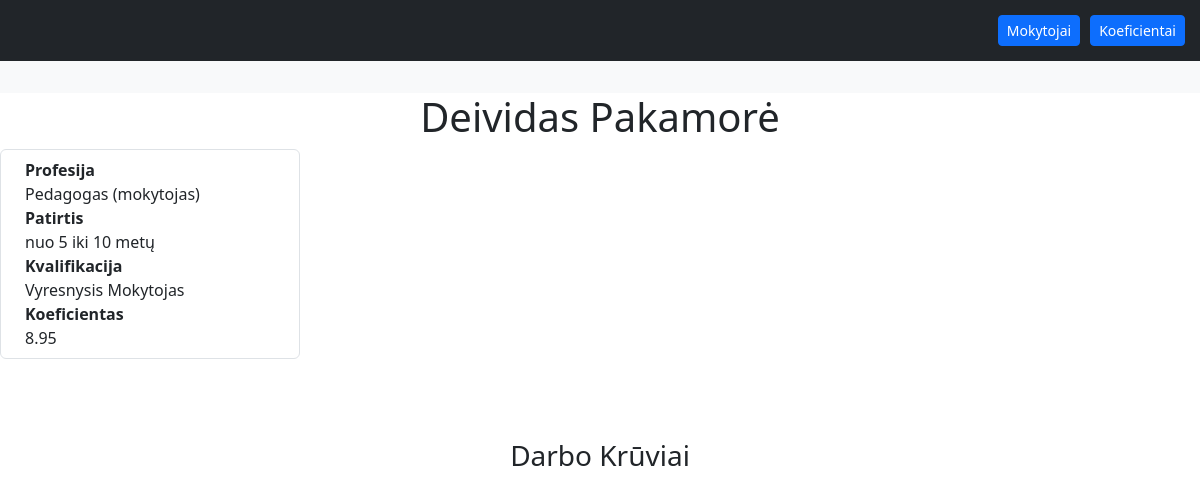
/employees/employee/2/, run on an earlier commit of the app's database.
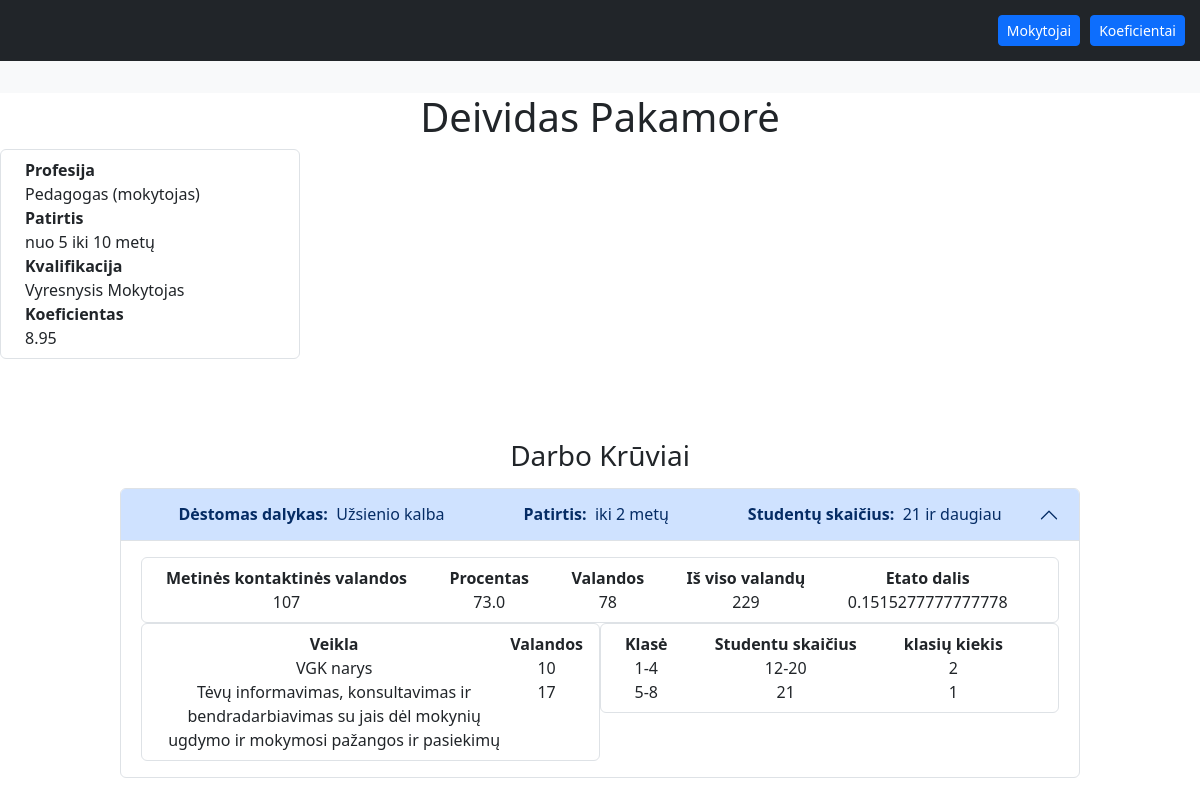
And on a later commit of the database.
### workload_calculator/models.py (models this page shows)
class Workload(models.Model):
    teacher = models.ForeignKey(Teacher, on_delete=models.CASCADE)
    contactless_hour_percent = models.ForeignKey(ContactlessHourPercent, models.CASCADE)
    contact_hours = models.IntegerField(null=True)
    contactless_hours = models.IntegerField(null=True)
    total_hours = models.IntegerField(null=True)
    etat_fraction = models.FloatField(null=True)

class ContactClasses(models.Model):
    CLASS_GRADES = (
        ('1-4', 'Kontaktinės 1-4 kl.'),
        ('5-8', 'Kontaktinės 5-8 kl.'),
    )
    SUTEDENT_COUNTS = (
        ('12-20', '12-20 mokinių klasėje'),
        ('21', '21 ir daugiau mokinių klasėje'),
    )
    workload = models.ForeignKey(Workload, default=None, null=True, on_delete=models.CASCADE)
    grade_range = models.CharField(max_length=100, choices=CLASS_GRADES)
    student_count_range = models.CharField(max_length=100, choices=SUTEDENT_COUNTS)
    classes_count = models.IntegerField()

### contactless_percent_calculator/models.py (models this page shows)
class ContactlessHourPercent(models.Model):
    TEACHING_SUBJECTS = (
        ('Pradinis ugdymas', 'Pradinis ugdymas'),
        ('Dorinis ugdymas', 'Dorinis ugdymas'),
        ('Lietuvių kalba, gimtoji kalba', 'Lietuvių kalba, gimtoji kalba'),
        ('Užsienio kalba', 'Užsienio kalba'),
        ('Matematika', 'Matematika'),
        ('Informacinės technologijos', 'Informacinės technologijos'),
        ('Gamtamokslinis ugdymas', 'Gamtamokslinis ugdymas'),
        ('Socialinis ugdymas', 'Socialinis ugdymas'),
        ('Menai, technologijos, kūno kultūra...', 'Menai, technologijos, kūno kultūra...'),
        ('Neformalusis švietimas', 'Neformalusis švietimas'),
    )
    WORK_EXPERIENCE_PERIODS = (
        ('iki 2 metų', 'iki 2 metų'),
        ('daugiau nei 2 metai', 'daugiau nei 2 metai'),
    )
    BORAD_STUDENT_COUNTS = (
        ('ne daugiau kaip 11', 'ne daugiau kaip 11'),
        ('12-20', '12-20'),
        ('21 ir daugiau', '21 ir daugiau')
    )
    teaching_subject = models.CharField(max_length=255, choices=TEACHING_SUBJECTS)
    work_experience_period = models.CharField(max_length=255, choices=WORK_EXPERIENCE_PERIODS)
    student_count = models.CharField(max_length=255, choices=BORAD_STUDENT_COUNTS)
    percent = models.FloatField()
    def __str__(self) -> str:
        return str(self.percent)

### activities/models.py (models this page shows, shortened)
class Activity(models.Model):
    TYPES = (
        ('Privaloma Veikla', 'Privaloma Veikla'),
        ('Sulygstama veikla', 'Sulygstama Veikla'),
    )
    type = models.CharField(max_length=50, choices=TYPES)
    name = models.CharField(max_length=255)

### employees/views.py (the view)
# urls.py: path('employee/<int:pk>/', TeacherDetailView.as_view(), name='teacher-detail'),
class TeacherDetailView(DetailView):
    model = Teacher
    template_name = 'teacher-detail.html'
    context_object_name = 'teacher'
    def get_context_data(self, **kwargs):
        context = super().get_context_data(**kwargs)
        teacher_id = self.kwargs.get('pk')
        teacher_instance = Teacher.objects.get(id=teacher_id)
        workloads = Workload.objects.filter(teacher=teacher_instance)
        for workload in workloads:
            activities_to_workload = ActivityToWorkload.objects.filter(workload=workload)
            yearly_hours = [YearlyHours.objects.get(id=i.yearly_hours.id) for i in activities_to_workload]
            activity_ids = list(dict.fromkeys([i.activity.id for i in yearly_hours]))
            activities = [Activity.objects.get(id=i) for i in activity_ids]
            for activity in activities:
                for yearly_hour in yearly_hours:
                    if yearly_hour.activity.id == activity.id:
                        activity.yearly_hours = yearly_hour.hours
            workload.contact_classes = ContactClasses.objects.filter(workload=workload.id)
            workload.activities = activities
        context['workloads'] = workloads
        return context

### koefficient_calculator/models.py (called while the page is built)
    def __str__(self) -> str:
        return self.name

    def __str__(self) -> str:
        return self.value

    def __str__(self) -> str:
        return self.value

    def __str__(self) -> str:
        return str(self.value)

### employees/templates/teacher-detail.html (shortened to what the changed rows need)
{% extends 'employee-layout.html' %}
{% load static %}
{% block content %}
<h1>{{ teacher.first_name }} {{ teacher.last_name }}</h1>
  <div class="accordion" id="accordionExample">
    {% for workload in workloads %}
    <div class="accordion-item">
      <h2 class="accordion-header" id="headingOne">
        <button class="accordion-button" type="button" data-bs-toggle="collapse"
          data-bs-target="#collapse{{ workload.id }}" aria-expanded="true" aria-controls="collapse{{ workload.id }}">
          <div class="accordion-header-wrapper">
            <div>
              <strong>Dėstomas dalykas:&nbsp;</strong> {{ workload.contactless_hour_percent.teaching_subject}}
            </div>
            <div>
              <strong>&nbsp;Patirtis:&nbsp;</strong> {{workload.contactless_hour_percent.work_experience_period}}
            </div>
            <div>
              <strong>&nbsp;Studentų skaičius:&nbsp;</strong> {{workload.contactless_hour_percent.student_count}}
            </div>
          </div>
        </button>
      </h2>
      <div id="collapse{{ workload.id }}" class="accordion-collapse collapse show"
        aria-labelledby="heading{{ workload.id }}" data-bs-parent="#accordionExample">
        <div class="accordion-body">
          <ol class="list-group list-group workload-detail-list">
            <li class="list-group-item d-flex justify-content-between align-items-start">
              <div class="ms-2 me-auto">
                <div class="fw-bold">Metinės kontaktinės valandos</div>
                {{workload.contact_hours}}
              </div>
              <div class="ms-2 me-auto">
                <div class="fw-bold">Procentas</div>
                {{workload.contactless_hour_percent}}
              </div>
              <div class="ms-2 me-auto">
                <div class="fw-bold">Valandos</div>
                {{workload.contactless_hours}}
              </div>
              <div class="ms-2 me-auto">
                <div class="fw-bold">Iš viso valandų</div>
                {{workload.total_hours}}
              </div>
              <div class="ms-2 me-auto">
                <div class="fw-bold">Etato dalis</div>
                {{workload.etat_fraction}}
              </div>
            </li>
          </ol>
          <div class="d-flex">
            <ol class="list-group list-group activity-detail-list">
              <li class="list-group-item d-flex justify-content-between align-items-start">
                <div class="ms-2 me-auto">
                  <div class="fw-bold d-flex flex-column">Veikla</div>
                  {% for activity in workload.activities %}
                  <div>
                    {{activity.name}}
                  </div>
                  {% endfor %}
                </div>
                <div class="ms-2 me-auto">
                  <div class="fw-bold d-flex flex-column">Valandos</div>
                  {% for activity in workload.activities %}
                  <div>
                    {{activity.yearly_hours}}
                  </div>
                  {% endfor %}
                </div>
              </li>
            </ol>
            <ol class="list-group list-group activity-detail-list">
              <li class="list-group-item d-flex justify-content-between align-items-start">
                <div class="ms-2 me-auto">
                  <div class="fw-bold d-flex flex-column">Klasė</div>
                  {% for contact_class in workload.contact_classes %}
                  <div>
                    {{contact_class.grade_range}}
                  </div>
                  {% endfor %}
                </div>
                <div class="ms-2 me-auto">
                  <div class="fw-bold d-flex flex-column">Studentu skaičius</div>
                  {% for contact_class in workload.contact_classes %}
                  <div>
                    {{contact_class.student_count_range}}
                  </div>
                  {% endfor %}
                </div>
                <div class="ms-2 me-auto">
                  <div class="fw-bold d-flex flex-column">klasių kiekis</div>
                  {% for contact_class in workload.contact_classes %}
                  <div>
                    {{contact_class.classes_count}}
                  </div>
                  {% endfor %}
                </div>
              </li>
            </ol>
          </div>
        </div>
      </div>
    </div>
    {% endfor %}
  </div>
{% endblock %}

What changed in the data, as far as the page shows it:
added Workload: contactless_hour_percent.teaching_subject "Užsienio kalba", contactless_hour_percent.work_experience_period "iki 2 metų", contactless_hour_percent.student_count "21 ir daugiau", contact_hours "107", contactless_hour_percent "73.0", contactless_hours "78", total_hours "229", etat_fraction "0.1515277777777778"
now on this page (row unchanged): Activity: name "VGK narys", yearly_hours "10"
now on this page (row unchanged): Activity: name "Tėvų informavimas, konsultavimas ir bendradarbiavimas su jais dėl mokynių ugdymo ir mokymosi pažangos ir pasiekimų", yearly_hours "17"
added ContactClasses: grade_range "1-4", student_count_range "12-20", classes_count "2"
added ContactClasses: grade_range "5-8", student_count_range "21", classes_count "1"
